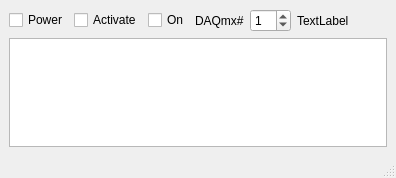
<?xml version="1.0" encoding="UTF-8"?>
<ui version="4.0">
 <class>DAQmxs</class>
 <widget class="QMainWindow" name="DAQmxs">
  <property name="geometry">
   <rect>
    <x>0</x>
    <y>0</y>
    <width>396</width>
    <height>178</height>
   </rect>
  </property>
  <property name="windowTitle">
   <string>PDUs controller</string>
  </property>
  <widget class="QWidget" name="NetioPDU">
   <layout class="QVBoxLayout" name="verticalLayout">
    <item>
     <layout class="QHBoxLayout" name="horizontalLayout_2">
      <item>
       <widget class="QCheckBox" name="checkBox_power">
        <property name="text">
         <string>Power</string>
        </property>
       </widget>
      </item>
      <item>
       <widget class="QCheckBox" name="checkBox_ctrl_activate">
        <property name="text">
         <string>Activate</string>
        </property>
       </widget>
      </item>
      <item>
       <widget class="QCheckBox" name="checkBox_device_activate">
        <property name="text">
         <string>On</string>
        </property>
       </widget>
      </item>
      <item>
       <widget class="QLabel" name="label_device_id">
        <property name="text">
         <string>DAQmx#</string>
        </property>
       </widget>
      </item>
      <item>
       <widget class="QSpinBox" name="spinBox_device_id">
        <property name="value">
         <number>1</number>
        </property>
       </widget>
      </item>
      <item>
       <widget class="QLabel" name="label_name">
        <property name="text">
         <string>TextLabel</string>
        </property>
       </widget>
      </item>
      <item>
       <spacer name="horizontalSpacer">
        <property name="orientation">
         <enum>Qt::Horizontal</enum>
        </property>
        <property name="sizeHint" stdset="0">
         <size>
          <width>40</width>
          <height>20</height>
         </size>
        </property>
       </spacer>
      </item>
     </layout>
    </item>
    <item>
     <widget class="QTextEdit" name="comments"/>
    </item>
    <item>
     <layout class="QHBoxLayout" name="horizontalLayout_daqmx_channels"/>
    </item>
   </layout>
  </widget>
  <widget class="QMenuBar" name="menubar">
   <property name="geometry">
    <rect>
     <x>0</x>
     <y>0</y>
     <width>396</width>
     <height>21</height>
    </rect>
   </property>
  </widget>
  <widget class="QStatusBar" name="statusbar"/>
 </widget>
 <resources/>
 <connections/>
</ui>
